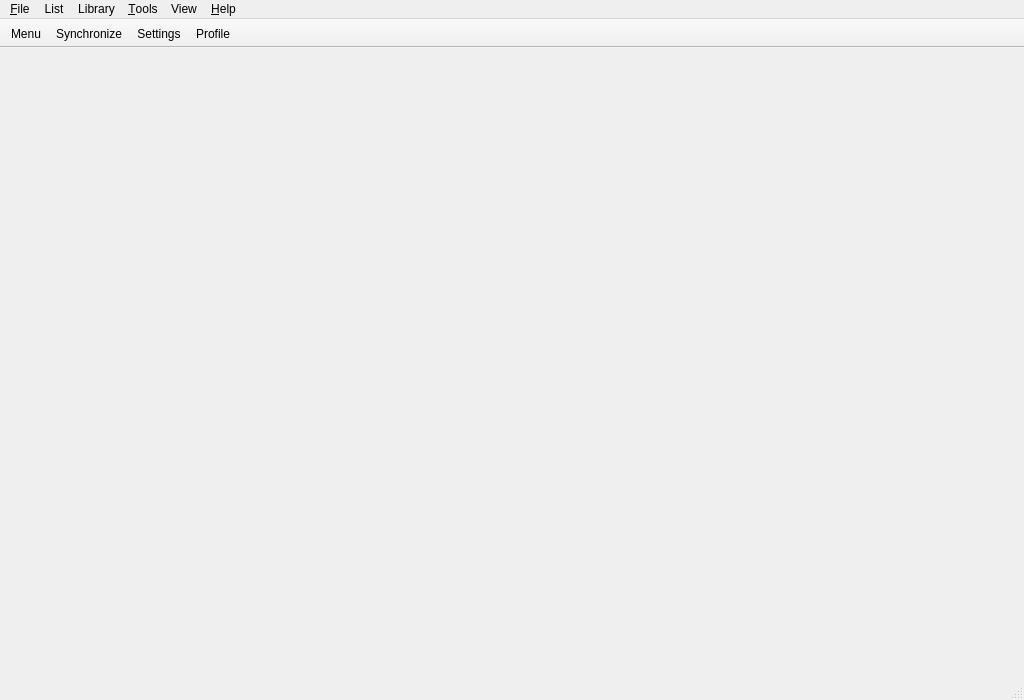
<?xml version="1.0" encoding="UTF-8"?>
<ui version="4.0">
 <class>MainWindow</class>
 <widget class="QMainWindow" name="MainWindow">
  <property name="geometry">
   <rect>
    <x>0</x>
    <y>0</y>
    <width>1024</width>
    <height>700</height>
   </rect>
  </property>
  <property name="minimumSize">
   <size>
    <width>320</width>
    <height>240</height>
   </size>
  </property>
  <property name="windowTitle">
   <string>Taiga</string>
  </property>
  <widget class="QWidget" name="centralWidget">
   <layout class="QVBoxLayout" name="verticalLayout">
    <property name="spacing">
     <number>0</number>
    </property>
    <property name="leftMargin">
     <number>0</number>
    </property>
    <property name="topMargin">
     <number>0</number>
    </property>
    <property name="rightMargin">
     <number>0</number>
    </property>
    <property name="bottomMargin">
     <number>0</number>
    </property>
    <item>
     <widget class="QSplitter" name="splitter">
      <property name="orientation">
       <enum>Qt::Orientation::Horizontal</enum>
      </property>
      <property name="handleWidth">
       <number>1</number>
      </property>
      <property name="childrenCollapsible">
       <bool>false</bool>
      </property>
      <widget class="QStackedWidget" name="stackedWidget">
       <property name="currentIndex">
        <number>2</number>
       </property>
       <widget class="QWidget" name="homePage"/>
       <widget class="QWidget" name="searchPage"/>
       <widget class="QWidget" name="listPage"/>
       <widget class="QWidget" name="historyPage"/>
       <widget class="QWidget" name="libraryPage"/>
       <widget class="QWidget" name="torrentsPage">
        <layout class="QVBoxLayout" name="verticalLayout_7">
         <item>
          <widget class="QLabel" name="label_5">
           <property name="text">
            <string>TODO: Torrents</string>
           </property>
           <property name="alignment">
            <set>Qt::AlignmentFlag::AlignCenter</set>
           </property>
          </widget>
         </item>
        </layout>
       </widget>
       <widget class="QWidget" name="profilePage">
        <layout class="QVBoxLayout" name="verticalLayout_8">
         <item>
          <widget class="QLabel" name="label_8">
           <property name="text">
            <string>TODO: Profile</string>
           </property>
           <property name="alignment">
            <set>Qt::AlignmentFlag::AlignCenter</set>
           </property>
          </widget>
         </item>
        </layout>
       </widget>
      </widget>
     </widget>
    </item>
   </layout>
  </widget>
  <widget class="QMenuBar" name="menubar">
   <property name="geometry">
    <rect>
     <x>0</x>
     <y>0</y>
     <width>1024</width>
     <height>33</height>
    </rect>
   </property>
   <widget class="QMenu" name="menuFile">
    <property name="title">
     <string>&amp;File</string>
    </property>
    <addaction name="actionExit"/>
   </widget>
   <widget class="QMenu" name="menuList">
    <property name="title">
     <string>List</string>
    </property>
    <widget class="QMenu" name="menuExport">
     <property name="title">
      <string>Export</string>
     </property>
     <addaction name="actionExportListAsMarkdown"/>
     <addaction name="actionExportListAsMyAnimeListXML"/>
    </widget>
    <addaction name="actionSynchronize"/>
    <addaction name="separator"/>
    <addaction name="menuExport"/>
   </widget>
   <widget class="QMenu" name="menuTools">
    <property name="title">
     <string>&amp;Tools</string>
    </property>
    <addaction name="actionToggleDetection"/>
    <addaction name="actionToggleSharing"/>
    <addaction name="actionToggleSynchronization"/>
    <addaction name="separator"/>
    <addaction name="actionProfile"/>
    <addaction name="separator"/>
    <addaction name="actionSettings"/>
   </widget>
   <widget class="QMenu" name="menuHelp">
    <property name="title">
     <string>&amp;Help</string>
    </property>
    <addaction name="actionSupport"/>
    <addaction name="separator"/>
    <addaction name="actionCheckForUpdates"/>
    <addaction name="actionDonate"/>
    <addaction name="separator"/>
    <addaction name="actionAbout"/>
   </widget>
   <widget class="QMenu" name="menuLibrary">
    <property name="title">
     <string>Library</string>
    </property>
    <widget class="QMenu" name="menuLibraryFolders">
     <property name="title">
      <string>Folders</string>
     </property>
     <addaction name="actionAddNewFolder"/>
    </widget>
    <addaction name="menuLibraryFolders"/>
    <addaction name="actionScanAvailableEpisodes"/>
    <addaction name="separator"/>
    <addaction name="actionPlayNextEpisode"/>
    <addaction name="actionPlayRandomAnime"/>
   </widget>
   <widget class="QMenu" name="menuView">
    <property name="title">
     <string>View</string>
    </property>
    <addaction name="actionDisplayWindow"/>
    <addaction name="separator"/>
    <addaction name="actionBack"/>
    <addaction name="actionForward"/>
   </widget>
   <addaction name="menuFile"/>
   <addaction name="menuList"/>
   <addaction name="menuLibrary"/>
   <addaction name="menuTools"/>
   <addaction name="menuView"/>
   <addaction name="menuHelp"/>
  </widget>
  <widget class="QStatusBar" name="statusbar"/>
  <widget class="QToolBar" name="toolbar">
   <property name="windowTitle">
    <string>toolBar</string>
   </property>
   <property name="movable">
    <bool>false</bool>
   </property>
   <property name="allowedAreas">
    <set>Qt::ToolBarArea::TopToolBarArea</set>
   </property>
   <property name="floatable">
    <bool>false</bool>
   </property>
   <attribute name="toolBarArea">
    <enum>TopToolBarArea</enum>
   </attribute>
   <attribute name="toolBarBreak">
    <bool>false</bool>
   </attribute>
   <addaction name="actionMenu"/>
   <addaction name="actionSynchronize"/>
   <addaction name="actionSettings"/>
   <addaction name="actionProfile"/>
  </widget>
  <action name="actionAddNewFolder">
   <property name="text">
    <string>Add new folder...</string>
   </property>
  </action>
  <action name="actionScanAvailableEpisodes">
   <property name="text">
    <string>Scan available episodes</string>
   </property>
  </action>
  <action name="actionPlayNextEpisode">
   <property name="text">
    <string>Play next episode</string>
   </property>
   <property name="shortcut">
    <string>Ctrl+N</string>
   </property>
  </action>
  <action name="actionPlayRandomAnime">
   <property name="text">
    <string>Play random anime</string>
   </property>
   <property name="shortcut">
    <string>Ctrl+R</string>
   </property>
  </action>
  <action name="actionExit">
   <property name="text">
    <string>E&amp;xit</string>
   </property>
   <property name="menuRole">
    <enum>QAction::MenuRole::QuitRole</enum>
   </property>
  </action>
  <action name="actionSynchronize">
   <property name="text">
    <string>Synchronize</string>
   </property>
   <property name="toolTip">
    <string>Synchronize</string>
   </property>
   <property name="shortcut">
    <string>Ctrl+S</string>
   </property>
  </action>
  <action name="actionAbout">
   <property name="text">
    <string>About Taiga</string>
   </property>
   <property name="menuRole">
    <enum>QAction::MenuRole::AboutRole</enum>
   </property>
  </action>
  <action name="actionDonate">
   <property name="text">
    <string>Donate</string>
   </property>
   <property name="statusTip">
    <string>:3</string>
   </property>
  </action>
  <action name="actionSupport">
   <property name="text">
    <string>Support</string>
   </property>
   <property name="shortcut">
    <string>F1</string>
   </property>
  </action>
  <action name="actionCheckForUpdates">
   <property name="enabled">
    <bool>false</bool>
   </property>
   <property name="text">
    <string>Check for updates</string>
   </property>
  </action>
  <action name="actionSettings">
   <property name="text">
    <string>Settings</string>
   </property>
   <property name="menuRole">
    <enum>QAction::MenuRole::PreferencesRole</enum>
   </property>
  </action>
  <action name="actionToggleDetection">
   <property name="checkable">
    <bool>true</bool>
   </property>
   <property name="checked">
    <bool>true</bool>
   </property>
   <property name="text">
    <string>Enable detection</string>
   </property>
   <property name="toolTip">
    <string>Enable detection</string>
   </property>
  </action>
  <action name="actionToggleSharing">
   <property name="checkable">
    <bool>true</bool>
   </property>
   <property name="checked">
    <bool>true</bool>
   </property>
   <property name="text">
    <string>Enable sharing</string>
   </property>
  </action>
  <action name="actionToggleSynchronization">
   <property name="checkable">
    <bool>true</bool>
   </property>
   <property name="checked">
    <bool>true</bool>
   </property>
   <property name="text">
    <string>Enable synchronization</string>
   </property>
  </action>
  <action name="actionExportListAsMyAnimeListXML">
   <property name="text">
    <string>Export anime list as MyAnimeList XML...</string>
   </property>
  </action>
  <action name="actionExportListAsMarkdown">
   <property name="text">
    <string>Export anime list as Markdown...</string>
   </property>
  </action>
  <action name="actionMenu">
   <property name="text">
    <string>Menu</string>
   </property>
   <property name="toolTip">
    <string>Menu</string>
   </property>
   <property name="menuRole">
    <enum>QAction::MenuRole::TextHeuristicRole</enum>
   </property>
  </action>
  <action name="actionProfile">
   <property name="text">
    <string>Profile</string>
   </property>
   <property name="toolTip">
    <string>Profile</string>
   </property>
   <property name="menuRole">
    <enum>QAction::MenuRole::TextHeuristicRole</enum>
   </property>
  </action>
  <action name="actionBack">
   <property name="text">
    <string>Back</string>
   </property>
   <property name="shortcut">
    <string>Alt+Left</string>
   </property>
   <property name="menuRole">
    <enum>QAction::MenuRole::NoRole</enum>
   </property>
  </action>
  <action name="actionForward">
   <property name="text">
    <string>Forward</string>
   </property>
   <property name="shortcut">
    <string>Alt+Right</string>
   </property>
   <property name="menuRole">
    <enum>QAction::MenuRole::NoRole</enum>
   </property>
  </action>
  <action name="actionDisplayWindow">
   <property name="text">
    <string>&amp;Open Taiga</string>
   </property>
   <property name="menuRole">
    <enum>QAction::MenuRole::NoRole</enum>
   </property>
  </action>
 </widget>
 <resources/>
 <connections/>
</ui>
